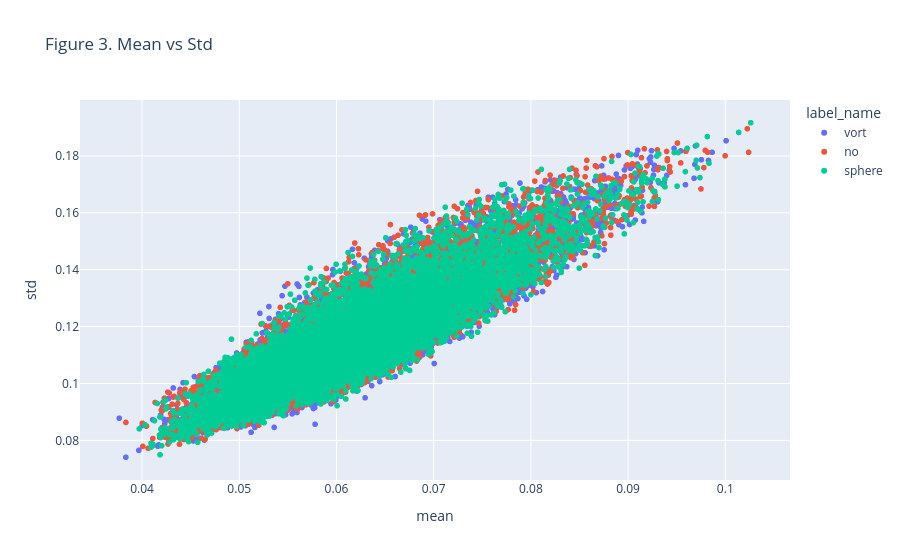

Write notebook code for a chart like this one.
### Markdown cell above
First-order statistical descriptors (mean $\mu$ and standard deviation $\sigma$) were extracted to evaluate the discriminative capacity of global intensity patterns. As illustrated in Figure 3, the feature space exhibits a severe, near-perfect overlap across all three classes. This empirical evidence demonstrates that global luminance and contrast variations are entirely decoupled from the presence of dark matter substructures.

### Code cell
list_images: list[np.ndarray] = []
features = []

for images, labels in train_loader:
    list_images.append(images.reshape(len(images), -1))
    
    for i in range(images.shape[0]): 
        img = images[i, 0].numpy().flatten()
        feat = {}
        
        feat['mean'] = np.mean(img)
        feat['std'] = np.std(img)
        feat['label_id'] = labels[i].item()
        feat['label_name'] = valid_loader.dataset.labels_name[labels[i].item()]
        
        features.append(feat)
        
X = np.concatenate(list_images, axis=0)
df_features = pd.DataFrame(features)

fig = px.scatter(
    df_features,
    x='mean',
    y='std',
    color='label_name',
    title='Figure 3. Mean vs Std'
)
fig.write_image(format_fig(fig))
fig.show()

### Figure 1 — Plotly figure (JSON) as saved in the notebook; plotly's stock layout.template omitted (floating-point values rounded to 4 significant figures; data arrays with more than 128 entries replaced by an {"elided": "..."} marker saying what was removed)
{"data": [{"hovertemplate": "label_name=vort<br>mean=%{x}<br>std=%{y}<extra></extra>", "legendgroup": "vort", "marker": {"color": "#636efa", "symbol": "circle"}, "mode": "markers", "name": "vort", "showlegend": true, "type": "scattergl", "x": {"elided": "10000 float values"}, "xaxis": "x", "y": {"elided": "10000 float values"}, "yaxis": "y"}, {"hovertemplate": "label_name=no<br>mean=%{x}<br>std=%{y}<extra></extra>", "legendgroup": "no", "marker": {"color": "#EF553B", "symbol": "circle"}, "mode": "markers", "name": "no", "showlegend": true, "type": "scattergl", "x": {"elided": "10000 float values"}, "xaxis": "x", "y": {"elided": "10000 float values"}, "yaxis": "y"}, {"hovertemplate": "label_name=sphere<br>mean=%{x}<br>std=%{y}<extra></extra>", "legendgroup": "sphere", "marker": {"color": "#00cc96", "symbol": "circle"}, "mode": "markers", "name": "sphere", "showlegend": true, "type": "scattergl", "x": {"elided": "10000 float values"}, "xaxis": "x", "y": {"elided": "10000 float values"}, "yaxis": "y"}], "layout": {"legend": {"title": {"text": "label_name"}, "tracegroupgap": 0}, "title": {"text": "Figure 3. Mean vs Std"}, "xaxis": {"anchor": "y", "domain": [0, 1], "title": {"text": "mean"}}, "yaxis": {"anchor": "x", "domain": [0, 1], "title": {"text": "std"}}}}
